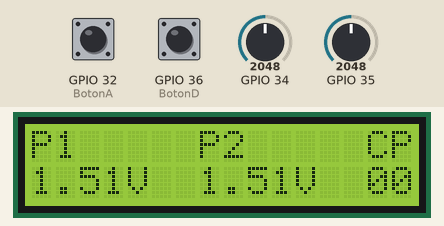
Recording of a sketch running on a simulated ESP32. On the bench: 16×2 character LCD. The test bench sets the inputs (shaded band); at power-on: GPIO 34 = 2048, GPIO 35 = 2048, GPIO 32 (BotonA) LOW, GPIO 36 (BotonD) LOW. What the sketch prints to the serial monitor is not drawn.

Above: at 1.2 s.
1.3 s: GPIO 34 set to 2866
At 2.65 s:
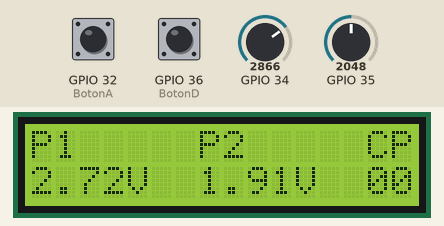
2.9 s: GPIO 35 set to 1228
At 4.3 s:
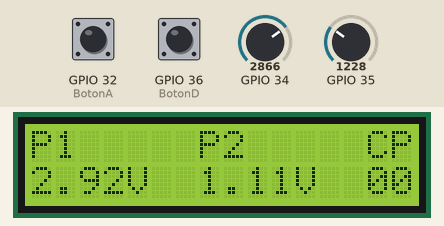
4.4 s: GPIO 32 (BotonA) pulled HIGH for 1 s
At 6.6 s:
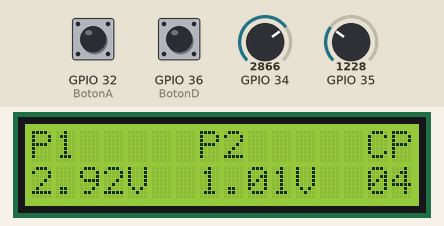
6.9 s: GPIO 36 (BotonD) pulled HIGH for 1 s
At 8.7 s:
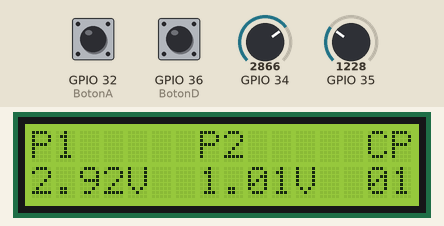
9.4 s: GPIO 34 set to 491
At 9.99 s:
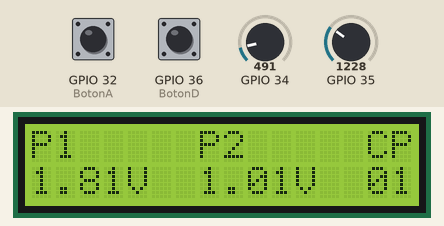
10.9 s: GPIO 32 (BotonA) pulled HIGH for 3.2 s
At 11.37 s:
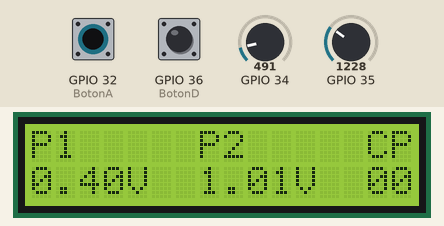
Timing chart, 0 to 13.9 s (numbered marks = the images above; inputs shaded):
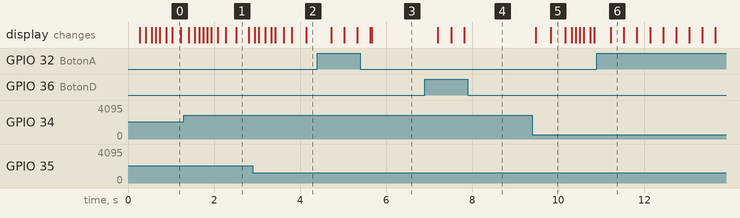

The sketch:

Laboratorio4_PantallaLCD.ino
```cpp
//******************************************************************************************
//Universidad del Valle de Guatemala
//BE3015: Electronica Digital 2
//Estefany Eleuteria Batz Cantor
//Laboratorio 4. Pantalla LCD
//******************************************************************************************

//******************************************************************************************
//Librerias
//******************************************************************************************
#include "esp_adc_cal.h"
#include <LiquidCrystal.h>


//******************************************************************************************
//Definición de pines
//******************************************************************************************
//Potenciometros
#define Poten1 34
#define Poten2 35

//Botones
#define BotonA 32
#define BotonD 36

#define RS 13
#define E 12
#define D4 14
#define D5 27
#define D6 26
#define D7 25

//******************************************************************************************
//Prototipo de funciones
//******************************************************************************************
void Potenciometros(void);
float ReadVoltaje(int ADC_Raw);
void CPU(void);
void ValoresPantalla(void);

//******************************************************************************************
//Variables Globales
//******************************************************************************************
//Potenciometros
float ADCPoten1 = 0.0;    //Valor ADC del potenciometro
double VoltajePoten1 = 0; //Para el filtro

float ADCPoten2 = 0.0;
double VoltajePoten2 = 0;

double alpha = 0.06;
//Botones
int ValorContador = 0;

//Para la pantalla LCD
LiquidCrystal LCD(RS, E, D4, D5, D6, D7);
uint8_t P1Decena, P1Unidad, P1Decimal; //Para el primer potenciometro
uint8_t P2Decena, P2Unidad, P2Decimal; //Para el primer potenciometro
uint8_t Decena, Unidad, Decimal; //Para el primer potenciometro
//******************************************************************************************
//Configuracion
//******************************************************************************************
void setup()
{
  Serial.begin(9600);
  pinMode(BotonA, INPUT_PULLDOWN);
  pinMode(BotonD, INPUT_PULLDOWN);

  Potenciometros();
  CPU();

  LCD.begin(16, 2);
}

//******************************************************************************************
//Loop principal
//******************************************************************************************
void loop()
{
  Potenciometros();
  CPU();
  ValoresPantalla();
  Serial.println(ValorContador);
  LCD.setCursor(0,0);
  LCD.print("P1");
  LCD.setCursor(0,1);
  LCD.print(P1Decena);
  LCD.print(".");
  LCD.print(P1Unidad);
  LCD.print(P1Decena);
  LCD.print("V");

  LCD.setCursor(7,0);
  LCD.print("P2");
  LCD.setCursor(7,1);
  LCD.print(P2Decena);
  LCD.print(".");
  LCD.print(P2Unidad);
  LCD.print(P2Decena);
  LCD.print("V");

  LCD.setCursor(14, 0);
  LCD.print("CPU: ");
  LCD.setCursor(14, 1);
  LCD.print(Decena);
  LCD.print(Unidad);
  LCD.print(Decimal);

}

//******************************************************************************************
//Funcion del contador
//******************************************************************************************
void CPU(void)
{
  //Loop del contador************
  int EstadoBotonD = digitalRead(BotonD); //Se lee el estado actual del boton de decremento
  int EstadoBotonI = digitalRead(BotonA);
  //Incremento
  if (EstadoBotonI == 1)
  {
    ValorContador++;
    delay(300);
    if (ValorContador > 15)
    {
      ValorContador = 0;
    }
  }
  //Decremento
  if (EstadoBotonD == 1)
  {
    ValorContador--;
    delay(300);
    if (ValorContador < 1)
    {
      ValorContador = 15;
    }
  }
}

//******************************************************************************************
//Configuracion de la senal ADC
//******************************************************************************************
float ReadVoltage(int ADC_Raw)
{
  esp_adc_cal_characteristics_t adc_chars;
  esp_adc_cal_characterize(ADC_UNIT_1, ADC_ATTEN_11db, ADC_WIDTH_12Bit, 1100, &adc_chars);
  return (esp_adc_cal_raw_to_voltage(ADC_Raw, &adc_chars));
}

//******************************************************************************************
//ADC potenciometros
//******************************************************************************************
void Potenciometros(void)
{
  ADCPoten1 = ((analogReadMilliVolts(Poten1)*5)/3150)*10;
  VoltajePoten1 = (alpha * ADCPoten1) +((1.0 - alpha) * VoltajePoten1);
  Serial.print("Valor P1  ");
  Serial.println(VoltajePoten1);

  ADCPoten2 = ((analogReadMilliVolts(Poten2)*5)/3150)*10;
  VoltajePoten2 = (alpha * ADCPoten2) +((1.0 - alpha) * VoltajePoten2);
  Serial.print("Valor P2  ");
  Serial.println(VoltajePoten2);
}

//******************************************************************************************
//Valores para la pantalla
//******************************************************************************************
void ValoresPantalla(void)
{
  P1Decena = VoltajePoten1/10;
  Serial.println(P1Decena);
  //Pot1 = Pot1 - (P1Decena * 10.0);
  P1Unidad = VoltajePoten1 - (P1Decena*10);
  Serial.println(P1Unidad);
  //Pot1 = Pot1 - P1Unidad * 10.0;
  P1Decimal = (VoltajePoten1*10)-(P1Decena*100)-(P1Unidad*10);
  Serial.println(P1Decimal);

  P2Decena = VoltajePoten2/10;
  P2Unidad = VoltajePoten2 - (P2Decena*10);
  P2Decimal = (VoltajePoten2*10)-(P2Decena*100)-(P2Unidad*10);

  Decena = ValorContador/100;
  Unidad = ValorContador - (Decena*10);
  Decimal = (ValorContador*10)-(Decena*100)-(Unidad*10);

  }
```

Measured:
- after the input at 2.9 s, the display: first changes after 0.05 s (image 2 shows a later state)
- after the input at 4.4 s, the display: first changes after 0.32 s (image 3 shows a later state)
- after the input at 6.9 s, the display: first changes after 0.31 s (image 4 shows a later state)
- after the input at 9.4 s, the display: first changes after 0.08 s (image 5 shows a later state)
